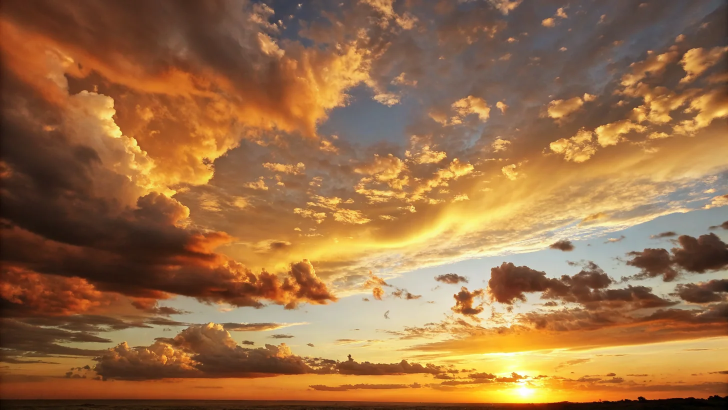
#> input picture assets/faith/_wed_none_src/sky.webp, 1456 x 819 px (shown at 1/2 size)
$ python compose_wed_none.py
#> lines starting #> are read from the running program, lines starting #| are printed output that depends on the picture
#!/usr/bin/env python3
"""'No religion chosen' hero v4 — couple silhouetted inside, looking out a wall of
floor-to-ceiling windows; each pane frames a different ceremony venue at sunset."""
from PIL import Image, ImageDraw, ImageFilter, ImageEnhance
from collections import deque
import os, math

HERE=os.path.dirname(os.path.abspath(__file__))
SRC=os.path.join(HERE,"_wed_none_src")
SKY=os.path.join(SRC,"sky.webp"); CPL=os.path.join(SRC,"couple.webp")
W,H=1024,1280
ORDER=["1catholic","2muslim","3inc","4chinese","5bornagain","6christian","7cultural","8jewish"]

# ---- geometry ----
CEIL=int(0.05*H); SILL=int(0.72*H)
LEFT=int(0.025*W); RIGHT=int(0.975*W); PANES=8; MW=11           # mullion width
usable=RIGHT-LEFT; pane_w=(usable-(PANES+1)*MW)/PANES
bars=[LEFT+k*(pane_w+MW) for k in range(PANES+1)]               # mullion left-edges (9 bars)
centers=[int(bars[i]+MW+pane_w/2) for i in range(PANES)]        # pane centres
VBASE=int(0.515*H)                                             # where venues stand in the view

def key_sky(path,target_w):
    im=Image.open(path).convert("RGB"); s=target_w/im.width
    im=im.resize((target_w,int(im.height*s)),Image.LANCZOS); w,h=im.size; px=im.load()
    g=[[(px[x,y][0]*0.3+px[x,y][1]*0.59+px[x,y][2]*0.11) for x in range(w)] for y in range(h)]
    def pa(x,y):
        v=g[y][x]; m=0
        if x+1<w:m=max(m,abs(v-g[y][x+1]))
        if x>0:m=max(m,abs(v-g[y][x-1]))
        if y+1<h:m=max(m,abs(v-g[y+1][x]))
        if y>0:m=max(m,abs(v-g[y-1][x]))
        return v>150 and m<24
    sky=bytearray(w*h); dq=deque()
    for x in range(w):
        if pa(x,0): sky[x]=1; dq.append((x,0))
    for y in range(h):
        if pa(0,y) and not sky[y*w]: sky[y*w]=1; dq.append((0,y))
        if pa(w-1,y) and not sky[y*w+w-1]: sky[y*w+w-1]=1; dq.append((w-1,y))
    while dq:
        x,y=dq.popleft()
        for nx,ny in ((x+1,y),(x-1,y),(x,y+1),(x,y-1)):
            if 0<=nx<w and 0<=ny<h and not sky[ny*w+nx] and pa(nx,ny): sky[ny*w+nx]=1; dq.append((nx,ny))
    keep=bytearray(w*h); dq=deque()
    for x in range(w):
        if not sky[(h-1)*w+x]: keep[(h-1)*w+x]=1; dq.append((x,h-1))
    while dq:
        x,y=dq.popleft()
        for nx,ny in ((x+1,y),(x-1,y),(x,y+1),(x,y-1)):
            if 0<=nx<w and 0<=ny<h and not keep[ny*w+nx] and not sky[ny*w+nx]: keep[ny*w+nx]=1; dq.append((nx,ny))
    a=Image.new("L",(w,h),0); al=a.load()
    for y in range(h):
        for x in range(w):
            if keep[y*w+x]: al[x,y]=255
    a=a.filter(ImageFilter.GaussianBlur(0.7)); im=im.convert("RGBA"); im.putalpha(a); return im

def warm(im,dark=0.74):                # backlit warm grade so venues sit in the sunset
    px=im.load(); w,h=im.size; o=im.copy(); op=o.load()
    for y in range(h):
        for x in range(w):
            r,g,b,a=px[x,y]
            if a==0: continue
            L=(r*0.3+g*0.59+b*0.11)
            r=L+(r-L)*0.78; g=L+(g-L)*0.78; b=L+(b-L)*0.78          # desaturate toward warm
            r=min(255,r*dark*1.12+18); g=min(255,g*dark*0.97+9); b=min(255,b*dark*0.78+3)  # warm + darker
            op[x,y]=(int(r),int(g),int(b),a)
    return o

# ---------- 1. sky behind the glass ----------
sky=Image.open(SKY).convert("RGB")
#> sky is the input picture: PIL image 1456x819 RGB; mean R, G, B 155, 111, 69.9
# centre-crop the wide sky to the window aspect, keep the sun low-centre
winW=RIGHT-LEFT; winH=SILL-CEIL; aspect=winW/winH
sw,sh=sky.size
#> sw = 1456; sh = 819
if sw/sh>aspect:
    nw=int(sh*aspect); sky=sky.crop(((sw-nw)//2,0,(sw+nw)//2,sh))
#> after `nw = int(sh * aspect)`: nw = 929
#> after `sky = sky.crop(((sw - nw) // 2, 0, (sw + nw) // 2, sh))`:
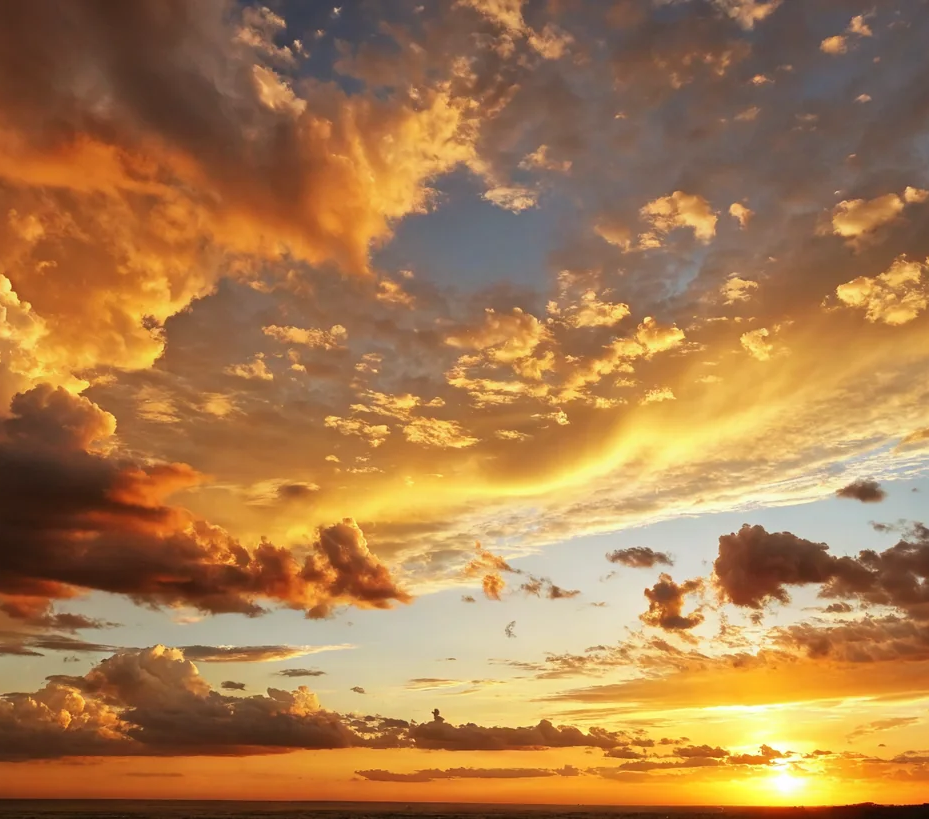
#> sky: PIL image 929x819 RGB; mean R, G, B 168.8, 123.8, 77.7
sky=sky.resize((winW,winH),Image.LANCZOS)
#> sky: PIL image 973x857 RGB
canvas=Image.new("RGB",(W,H),(18,16,19))
canvas.paste(sky,(LEFT,CEIL))
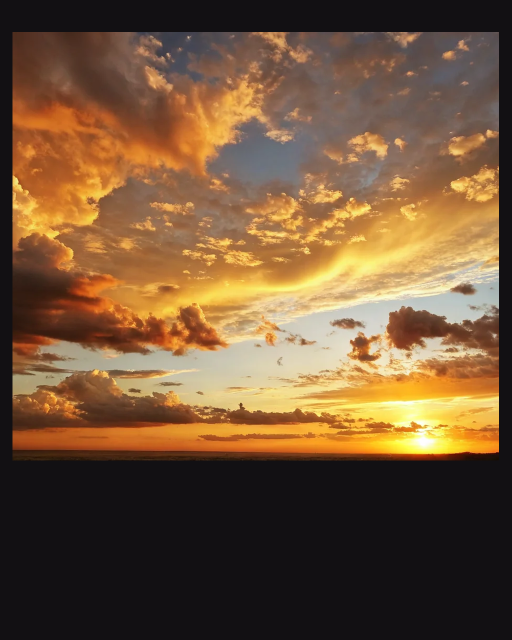
#> canvas: PIL image 1024x1280 RGB (shown at 1/2 size); mean R, G, B 113.9, 84.6, 56.3
canvas=canvas.convert("RGBA")
#> canvas: PIL image 1024x1280 RGBA

# ---------- 2. venues standing in the view (one per pane) ----------
for i,name in enumerate(ORDER):
    v=key_sky(os.path.join(SRC,f"bld_{name}.webp"), int(pane_w*0.9))
#> (the run stopped early here; a loop or call above may not have finished)

$ run again, with assets/faith/_wed_none_src/bld_1catholic.webp copied over assets/faith/_wed_none_src/sky.webp
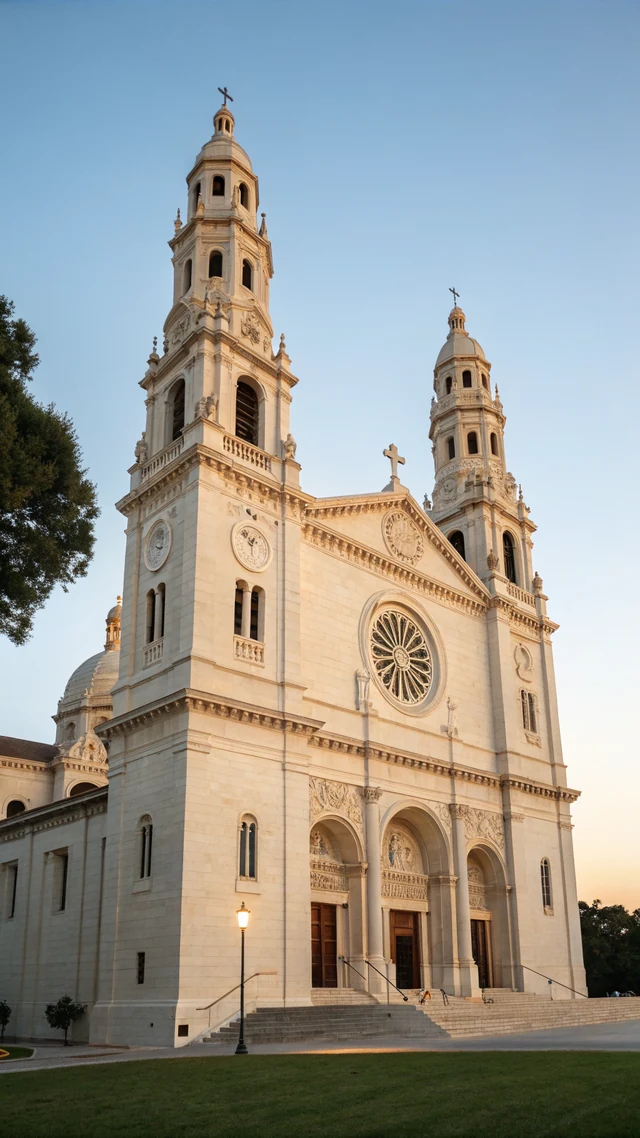
#> input picture assets/faith/_wed_none_src/bld_1catholic.webp, 640 x 1138 px
#> sky is the input picture: PIL image 640x1138 RGB; mean R, G, B 150.4, 151.5, 146.7
#> `sky=sky.resize((winW,winH),Image.LANCZOS)`:
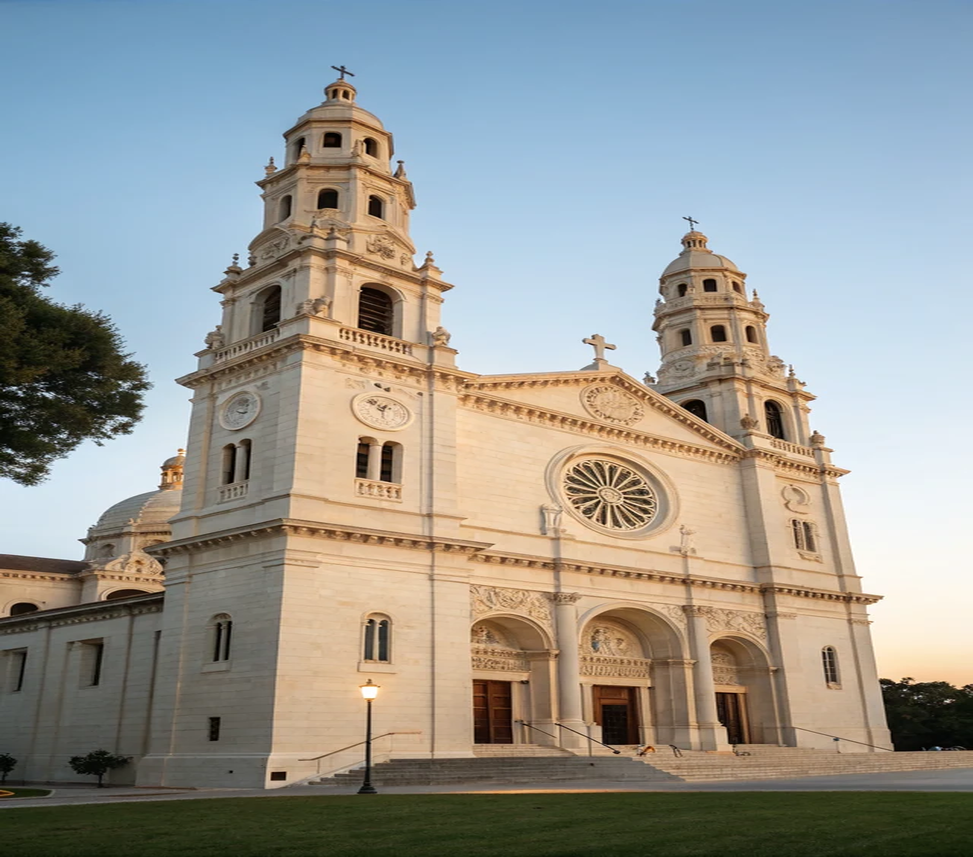
#> sky: PIL image 973x857 RGB; mean R, G, B 150.4, 151.5, 146.7
#> `canvas.paste(sky,(LEFT,CEIL))`:
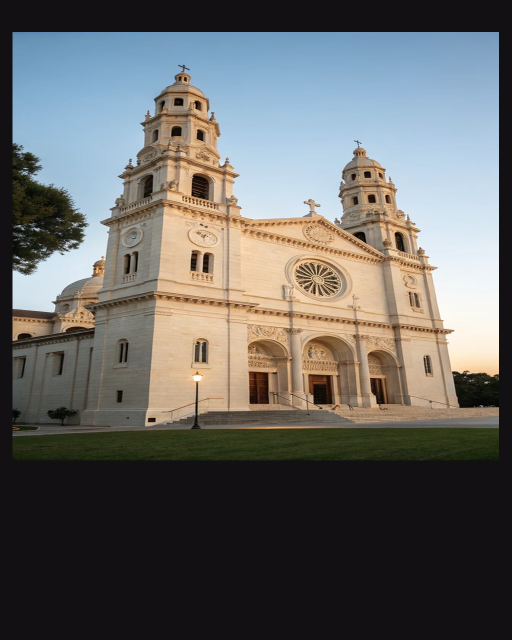
#> canvas: PIL image 1024x1280 RGB (shown at 1/2 size); mean R, G, B 102.2, 102.2, 100.2

$ run again, with assets/faith/_wed_none_src/bld_2muslim.webp copied over assets/faith/_wed_none_src/sky.webp
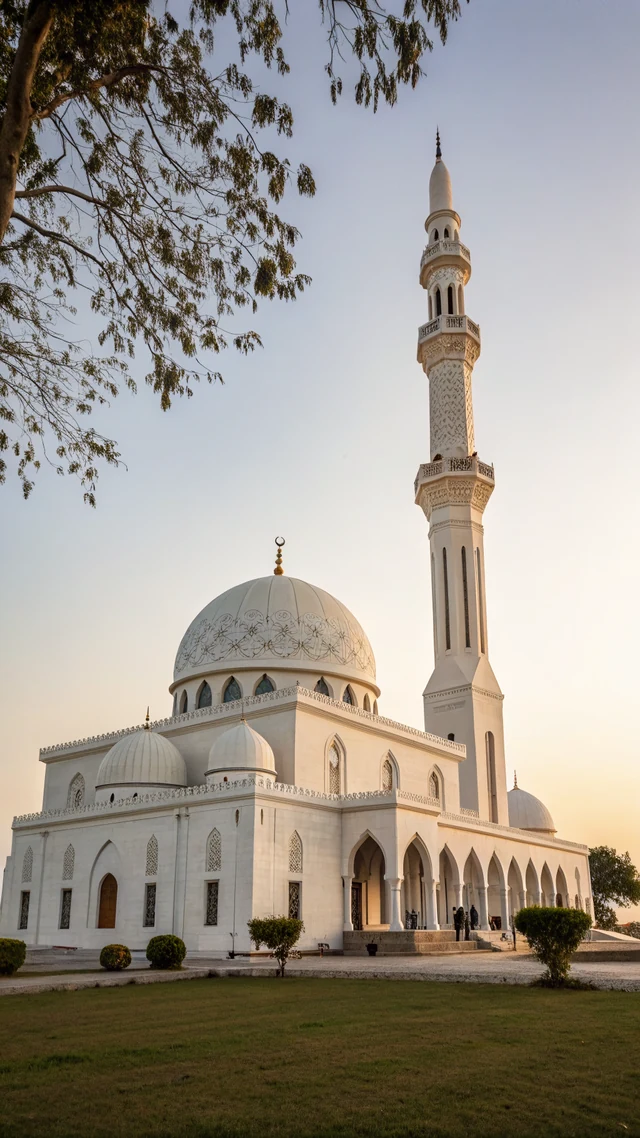
#> input picture assets/faith/_wed_none_src/bld_2muslim.webp, 640 x 1138 px
#> sky is the input picture: PIL image 640x1138 RGB; mean R, G, B 155.7, 149.3, 140.4
#> `sky=sky.resize((winW,winH),Image.LANCZOS)`:
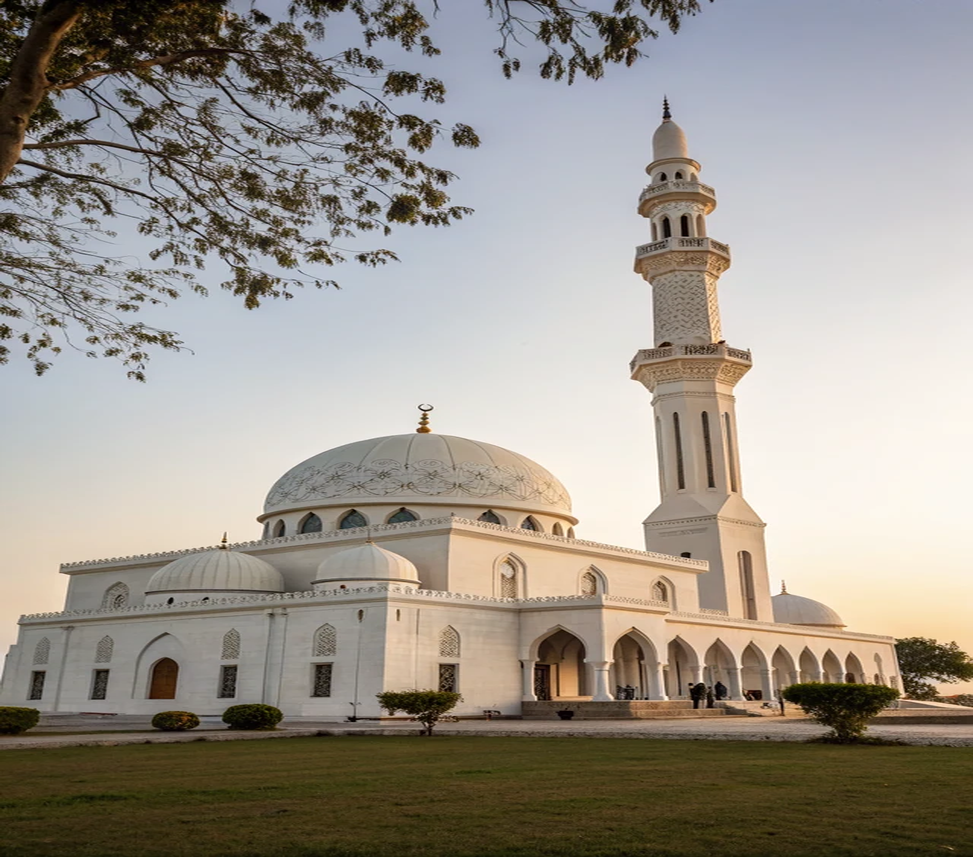
#> sky: PIL image 973x857 RGB; mean R, G, B 155.7, 149.4, 140.4
#> `canvas.paste(sky,(LEFT,CEIL))`:
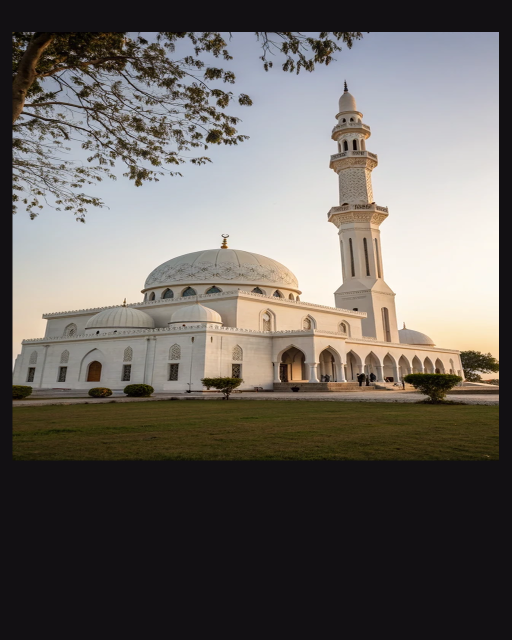
#> canvas: PIL image 1024x1280 RGB (shown at 1/2 size); mean R, G, B 105.6, 100.8, 96.2

$ run again, with assets/faith/_wed_none_src/bld_3inc.webp copied over assets/faith/_wed_none_src/sky.webp
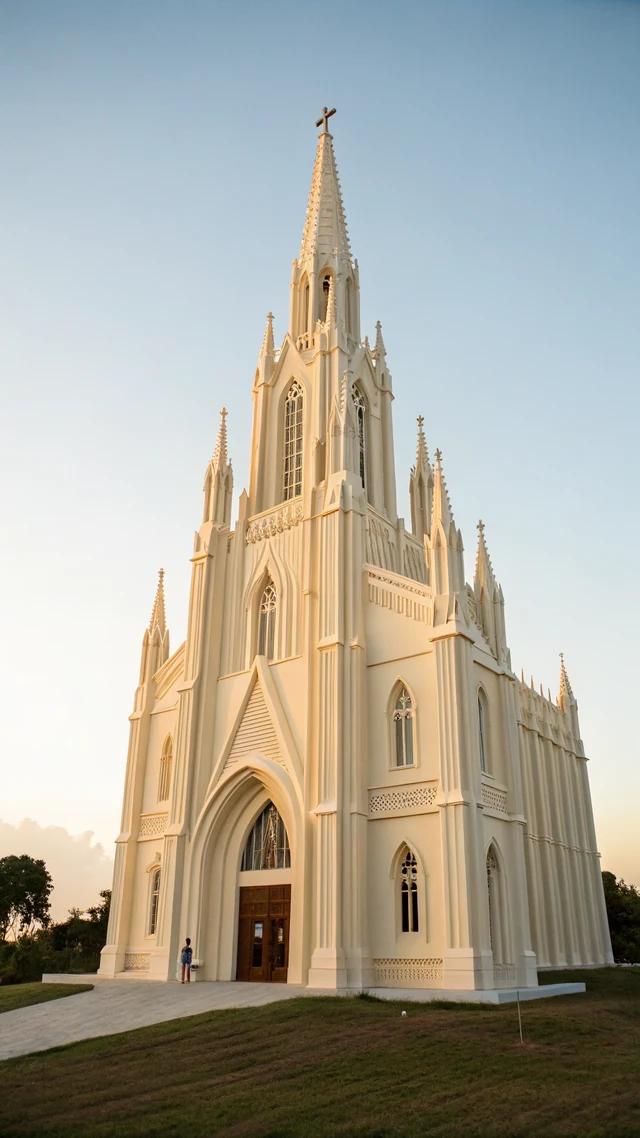
#> input picture assets/faith/_wed_none_src/bld_3inc.webp, 640 x 1138 px
#> sky is the input picture: PIL image 640x1138 RGB; mean R, G, B 168.5, 166.5, 155.5
#> `sky=sky.resize((winW,winH),Image.LANCZOS)`:
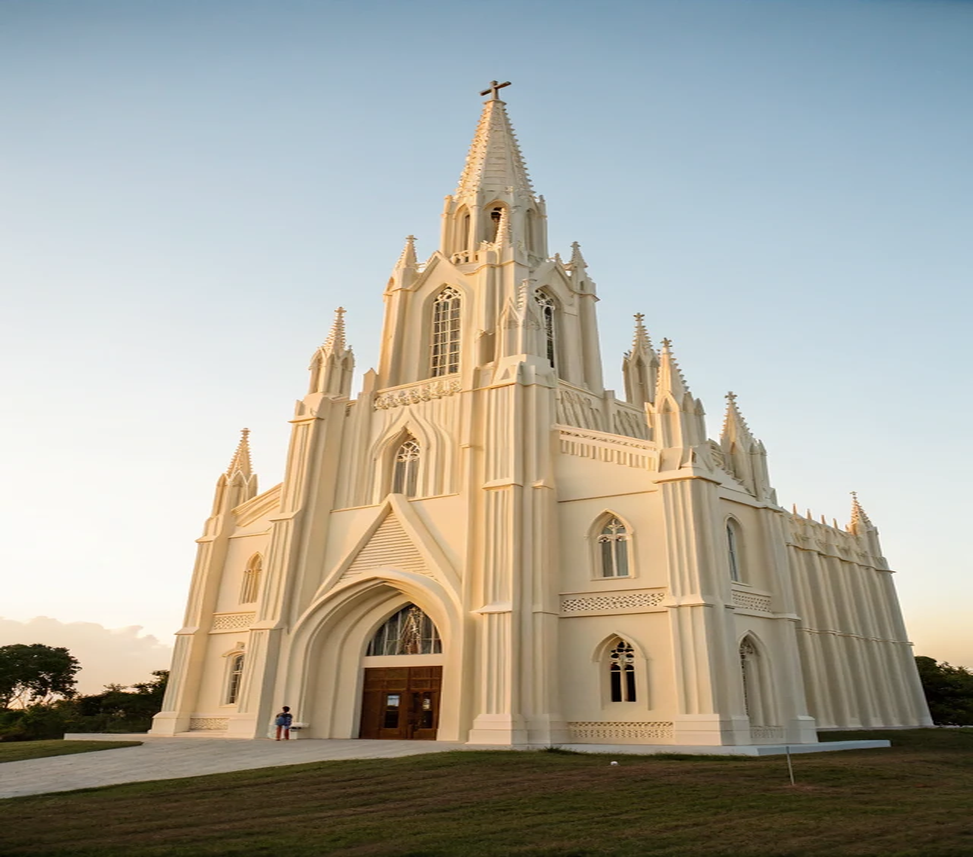
#> sky: PIL image 973x857 RGB; mean R, G, B 168.5, 166.5, 155.5
#> `canvas.paste(sky,(LEFT,CEIL))`:
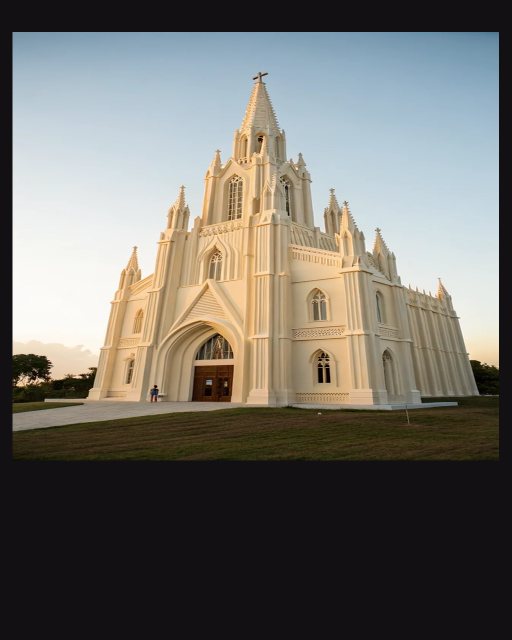
#> canvas: PIL image 1024x1280 RGB (shown at 1/2 size); mean R, G, B 113.8, 111.7, 105.9
